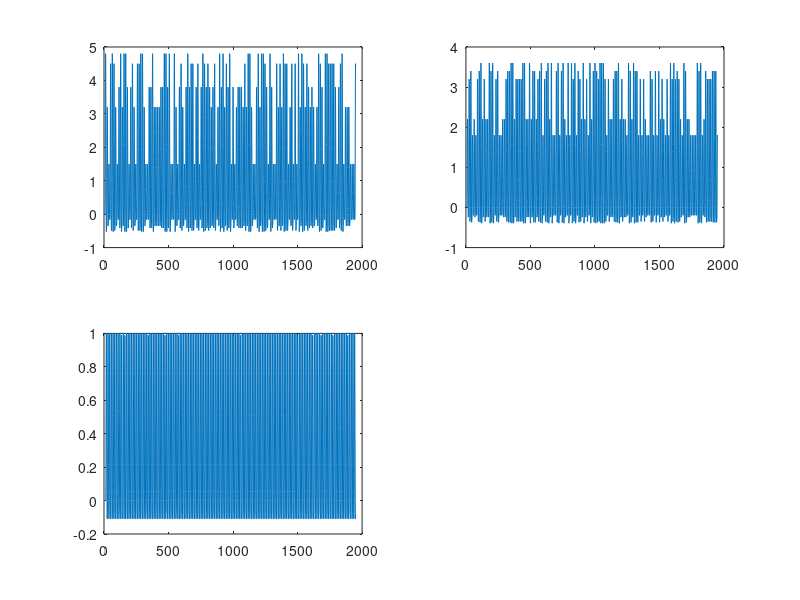

Reproduce this figure in MATLAB. (Note: this script raises an error after producing the figure.)
% set seed
rng(666);
% hrf function
hrf = [0 0 1 5 8 9.2 9 7 4 2 0 -1 -1 -0.8 -0.7 -0.5 -0.3 -0.1 0];
hrf = hrf / max(hrf);
% seconds and odor time points
seconds = 390*5;
points = 7:13:seconds;
odornum = 5;
odorspoints = reshape(randperm(length(points)),odornum,[]);
odorspoints = points(odorspoints);
% set response
% real = [6 4 5 15 13];
real = [5 5 5 5 5];
val = [4.8 4.5 1.5 3.8 3.2];
int = [2.2 1.8 3.4 3.6 3.2];
% set time points with odor to 1
odors = zeros(odornum, seconds);
key = odors;
for i=1:odornum
    odors(i,odorspoints(i,:))=1;
    key(i,odorspoints(i,:)+6+round(normrnd(0,0.3,[1,size(odorspoints,2)])))=1;
end
% generate voxels
n=100;
voxel=zeros(n,seconds);
vires=zeros(n,2);% 1-valence 2-intensity
for i=1:n
    % oddvoxel:3 5 4 2 4 even:2-3
%     realres = mod(i,n)/n*real+normrnd(0,0.05,1,odornum)+mod(i,n)/n;
    realres = real+normrnd(0,0.05,1,odornum)+mod(i,2);
    odorhrf=conv(realres*odors,hrf);
    odorhrf=odorhrf(1:seconds);
    % 30% chance response to valence
    valres = val+normrnd(0,0.02,1,odornum);
    if unifrnd(0,1)>0.7
        vires(i,1) = 1;
        valhrf=conv(valres*odors,hrf);
    else
        valhrf=conv((ones(1,odornum)+normrnd(0,0.02,1,odornum))*odors,hrf);
    end
    valhrf=valhrf(1:seconds);
    % 80% chance response to intensity
    intres = int+normrnd(0,0.05,1,odornum);
    if unifrnd(0,1)>0.2
        vires(i,2) = 1;
        inthrf=conv(intres*odors,hrf);
    else
        inthrf=conv((ones(1,odornum)+normrnd(0,0.05,1,odornum))*odors,hrf);
    end
    inthrf=inthrf(1:seconds);
    % add noise
    noise1=conv(normrnd(0,0.2,[1,seconds]),hrf);
    noise1=noise1(1:seconds);
    noise2=normrnd(0,0.5,[1,seconds]);
    voxel(i,:)=odorhrf+inthrf+valhrf+noise1+noise2;
end
% figure
% plot(voxel')
% regressors
resodor = zeros(size(odors));
for i=1:odornum
    temp=conv(odors(i,:)+normrnd(0,0.01,1,seconds),hrf);
    temp=temp(1:seconds);
    resodor(i,:)=temp;
end
reskey=conv(sum(key),hrf);
resval=conv(val*odors,hrf);
resint=conv(int*odors,hrf);
% resint=conv([1.8 2.2 2 1.9 2.1]*odors,hrf);
designmat=[resval;resint;reskey];
designmat=designmat(:,1:seconds);
% odor regressor
% designmat=[resodor;designmat];
% ones regressor
% resone = conv(sum(odors),hrf);
% resone=resone(1:seconds);
% designmat=[resone;designmat];
% plot regressors
figure
nplots = size(designmat,1);
for i=1:nplots
    subplot(2,round(nplots/2),i)
    plot(designmat(i,:)')
end
% glm fit
voxelfit=zeros(n,seconds);
% the constant term is the first element of b
b=zeros(size(designmat,1)+1,n);
wholemat=[ones(seconds,1) designmat'];
% wholemat=[ones(seconds,1) designmat([6 7 8],:)'];
fits=zeros(size(voxel));
for i=1:n
    b(:,i)=glmfit(designmat',voxel(i,:));
    val=wholemat*b(:,i);
%     val=wholemat*b([1 7:9],i);
    fits(i,:)=val';    
end
errors=voxel-fits;
% figure
% plot(fits')
% figure
% plot(errors')
% get 6s response
maxrespoints = sort(odorspoints,2)+6;
maxres = zeros(odornum,size(odorspoints,2),n);
maxfit = maxres;
for i=1:n
    i_errors = errors(i,:);
    maxres(:,:,i) = i_errors(maxrespoints);
    i_fits = fits(i,:);
    maxfit(:,:,i) = i_fits(maxrespoints);
end
mean_res=squeeze(mean(maxres,2));
mean_fit=squeeze(mean(maxfit,2));
% RSA
maxres_re=reshape(permute(maxres,[2,1,3]),150,n);
rho=corr(maxres_re');
figure
imagesc(1-rho);
colormap jet
colorbar
% MVPA
passed_data.data=maxres_re;
results=decoding_roi_5odors_glm(passed_data);
disp(results.confusion_matrix.output{1});